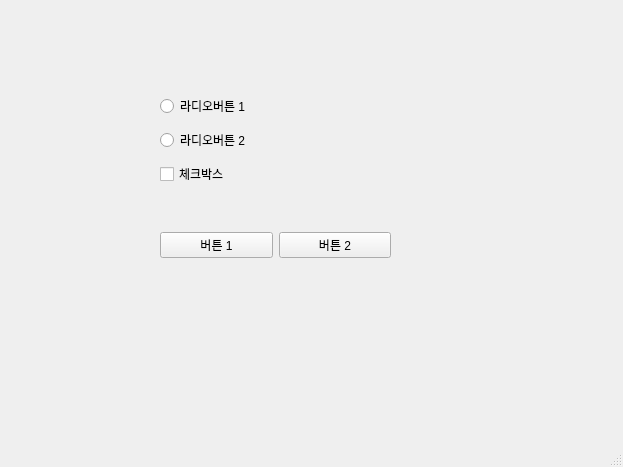
<?xml version="1.0" encoding="UTF-8"?>
<ui version="4.0">
 <class>MainWindow</class>
 <widget class="QMainWindow" name="MainWindow">
  <property name="geometry">
   <rect>
    <x>0</x>
    <y>0</y>
    <width>623</width>
    <height>467</height>
   </rect>
  </property>
  <property name="windowTitle">
   <string>MainWindow</string>
  </property>
  <widget class="QWidget" name="centralwidget">
   <widget class="QWidget" name="verticalLayoutWidget">
    <property name="geometry">
     <rect>
      <x>160</x>
      <y>90</y>
      <width>101</width>
      <height>101</height>
     </rect>
    </property>
    <layout class="QVBoxLayout" name="verticalLayout">
     <item>
      <widget class="QRadioButton" name="radioButton">
       <property name="text">
        <string>라디오버튼 1</string>
       </property>
      </widget>
     </item>
     <item>
      <widget class="QRadioButton" name="radioButton_2">
       <property name="text">
        <string>라디오버튼 2</string>
       </property>
      </widget>
     </item>
     <item>
      <widget class="QCheckBox" name="checkBox">
       <property name="text">
        <string>체크박스</string>
       </property>
      </widget>
     </item>
    </layout>
   </widget>
   <widget class="QWidget" name="horizontalLayoutWidget">
    <property name="geometry">
     <rect>
      <x>160</x>
      <y>220</y>
      <width>231</width>
      <height>51</height>
     </rect>
    </property>
    <layout class="QHBoxLayout" name="horizontalLayout">
     <item>
      <widget class="QPushButton" name="pushButton">
       <property name="text">
        <string>버튼 1</string>
       </property>
      </widget>
     </item>
     <item>
      <widget class="QPushButton" name="pushButton_2">
       <property name="text">
        <string>버튼 2</string>
       </property>
      </widget>
     </item>
    </layout>
   </widget>
  </widget>
  <widget class="QMenuBar" name="menubar">
   <property name="geometry">
    <rect>
     <x>0</x>
     <y>0</y>
     <width>623</width>
     <height>24</height>
    </rect>
   </property>
  </widget>
  <widget class="QStatusBar" name="statusbar"/>
 </widget>
 <resources/>
 <connections/>
</ui>
